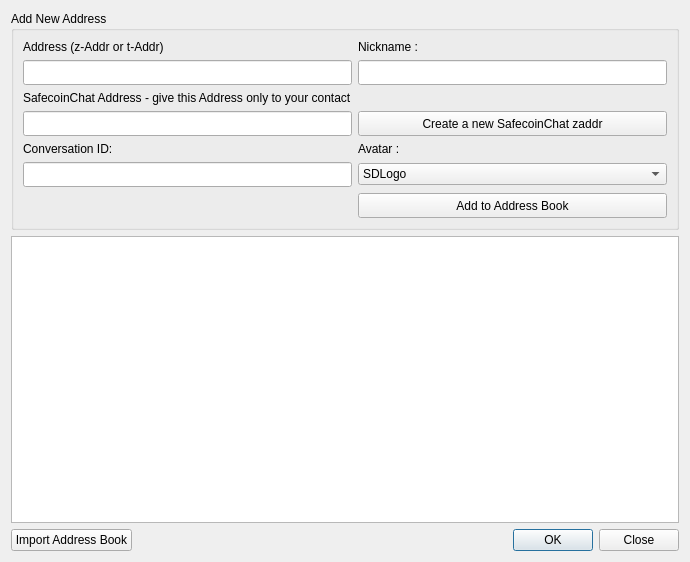
<?xml version="1.0" encoding="UTF-8"?>
<ui version="4.0">
 <class>addressBook</class>
 <widget class="QDialog" name="addressBook">
  <property name="geometry">
   <rect>
    <x>0</x>
    <y>0</y>
    <width>690</width>
    <height>562</height>
   </rect>
  </property>
  <property name="windowTitle">
   <string>Address Book</string>
  </property>
  <layout class="QGridLayout" name="gridLayout_2">
   <item row="2" column="0">
    <layout class="QHBoxLayout" name="horizontalLayout_2">
     <item>
      <widget class="QPushButton" name="btnImport">
       <property name="text">
        <string>Import Address Book</string>
       </property>
      </widget>
     </item>
     <item>
      <widget class="QDialogButtonBox" name="buttonBox">
       <property name="orientation">
        <enum>Qt::Horizontal</enum>
       </property>
       <property name="standardButtons">
        <set>QDialogButtonBox::Close|QDialogButtonBox::Ok</set>
       </property>
      </widget>
     </item>
    </layout>
   </item>
   <item row="1" column="0">
    <widget class="QTableView" name="addresses">
     <property name="selectionMode">
      <enum>QAbstractItemView::SingleSelection</enum>
     </property>
     <property name="selectionBehavior">
      <enum>QAbstractItemView::SelectRows</enum>
     </property>
     <attribute name="horizontalHeaderStretchLastSection">
      <bool>true</bool>
     </attribute>
     <attribute name="verticalHeaderVisible">
      <bool>false</bool>
     </attribute>
    </widget>
   </item>
   <item row="0" column="0">
    <widget class="QGroupBox" name="groupBox">
     <property name="title">
      <string>Add New Address</string>
     </property>
     <layout class="QGridLayout" name="gridLayout">
      <item row="0" column="0">
       <widget class="QLabel" name="label_1">
        <property name="text">
         <string>Address (z-Addr or t-Addr)</string>
        </property>
       </widget>
      </item>
      <item row="0" column="1">
       <widget class="QLabel" name="label_2">
        <property name="text">
         <string>&lt;html&gt;&lt;head/&gt;&lt;body&gt;&lt;p&gt;Nickname :&lt;/p&gt;&lt;/body&gt;&lt;/html&gt;</string>
        </property>
       </widget>
      </item>
      <item row="1" column="0">
       <widget class="QLineEdit" name="addr">
        <property name="minimumSize">
         <size>
          <width>0</width>
          <height>25</height>
         </size>
        </property>
       </widget>
      </item>
      <item row="1" column="1">
       <widget class="QLineEdit" name="label">
        <property name="minimumSize">
         <size>
          <width>0</width>
          <height>25</height>
         </size>
        </property>
        <property name="maxLength">
         <number>25</number>
        </property>
       </widget>
      </item>
      <item row="2" column="0">
       <widget class="QLabel" name="label_3">
        <property name="text">
         <string>SafecoinChat Address - give this Address only to your contact</string>
        </property>
       </widget>
      </item>
      <item row="3" column="0">
       <widget class="QLineEdit" name="addr_chat">
        <property name="minimumSize">
         <size>
          <width>0</width>
          <height>25</height>
         </size>
        </property>
       </widget>
      </item>
      <item row="4" column="0">
       <widget class="QLabel" name="label_4">
        <property name="text">
         <string>&lt;html&gt;&lt;head/&gt;&lt;body&gt;&lt;p&gt;Conversation ID:&lt;/p&gt;&lt;/body&gt;&lt;/html&gt;</string>
        </property>
       </widget>
      </item>
      <item row="5" column="0">
       <widget class="QLineEdit" name="cid">
        <property name="minimumSize">
         <size>
          <width>0</width>
          <height>25</height>
         </size>
        </property>
       </widget>
      </item>
      <item row="6" column="1">
       <widget class="QPushButton" name="addNew">
        <property name="minimumSize">
         <size>
          <width>0</width>
          <height>25</height>
         </size>
        </property>
        <property name="text">
         <string>Add to Address Book</string>
        </property>
       </widget>
      </item>
      <item row="5" column="1">
       <widget class="QComboBox" name="comboBoxAvatar">
        <item>
         <property name="text">
          <string>SDLogo</string>
         </property>
         <property name="icon">
          <iconset>
           <activeon>:/icons/res/SDLogo.png</activeon>
          </iconset>
         </property>
        </item>
        <item>
         <property name="text">
          <string>Duke</string>
         </property>
         <property name="icon">
          <iconset>
           <activeon>:/icons/res/Duke.png</activeon>
          </iconset>
         </property>
        </item>
        <item>
         <property name="text">
          <string>Denio</string>
         </property>
         <property name="icon">
          <iconset>
           <activeon>:/icons/res/Denio.png</activeon>
          </iconset>
         </property>
        </item>
        <item>
         <property name="text">
          <string>Berg</string>
         </property>
         <property name="icon">
          <iconset>
           <activeon>:/icons/res/Berg.png</activeon>
          </iconset>
         </property>
        </item>
        <item>
         <property name="text">
          <string>Sharpee</string>
         </property>
         <property name="icon">
          <iconset>
           <activeon>:/icons/res/Sharpee.png</activeon>
          </iconset>
         </property>
        </item>
        <item>
         <property name="text">
          <string>Elsa</string>
         </property>
         <property name="icon">
          <iconset>
           <normalon>:/icons/res/Elsa.png</normalon>
          </iconset>
         </property>
        </item>
        <item>
         <property name="text">
          <string>Yoda</string>
         </property>
         <property name="icon">
          <iconset>
           <activeon>:/icons/res/Yoda.png</activeon>
          </iconset>
         </property>
        </item>
        <item>
         <property name="text">
          <string>Garflied</string>
         </property>
         <property name="icon">
          <iconset>
           <activeon>:/icons/res/Garfield.png</activeon>
          </iconset>
         </property>
        </item>
        <item>
         <property name="text">
          <string>Snoopy</string>
         </property>
         <property name="icon">
          <iconset>
           <activeon>:/icons/res/Snoopy.png</activeon>
          </iconset>
         </property>
        </item>
        <item>
         <property name="text">
          <string>Popey</string>
         </property>
         <property name="icon">
          <iconset>
           <activeon>:/icons/res/Popey.png</activeon>
          </iconset>
         </property>
        </item>
        <item>
         <property name="text">
          <string>Pinguin</string>
         </property>
         <property name="icon">
          <iconset>
           <activeon>:/icons/res/Pinguin.png</activeon>
          </iconset>
         </property>
        </item>
        <item>
         <property name="text">
          <string>Mickey</string>
         </property>
         <property name="icon">
          <iconset>
           <activeon>:/icons/res/Mickey.png</activeon>
          </iconset>
         </property>
        </item>
        <item>
         <property name="text">
          <string>Stag</string>
         </property>
         <property name="icon">
          <iconset>
           <activeon>:/icons/res/Stag.png</activeon>
          </iconset>
         </property>
        </item>
       </widget>
      </item>
      <item row="4" column="1">
       <widget class="QLabel" name="label_5">
        <property name="text">
         <string>&lt;html&gt;&lt;head/&gt;&lt;body&gt;&lt;p&gt;Avatar :&lt;/p&gt;&lt;/body&gt;&lt;/html&gt;</string>
        </property>
       </widget>
      </item>
      <item row="3" column="1">
       <widget class="QPushButton" name="newZaddr">
        <property name="minimumSize">
         <size>
          <width>0</width>
          <height>25</height>
         </size>
        </property>
        <property name="text">
         <string>Create a new SafecoinChat zaddr</string>
        </property>
       </widget>
      </item>
     </layout>
    </widget>
   </item>
  </layout>
 </widget>
 <resources/>
 <connections>
  <connection>
   <sender>buttonBox</sender>
   <signal>accepted()</signal>
   <receiver>addressBook</receiver>
   <slot>accept()</slot>
   <hints>
    <hint type="sourcelabel">
     <x>248</x>
     <y>254</y>
    </hint>
    <hint type="destinationlabel">
     <x>157</x>
     <y>274</y>
    </hint>
   </hints>
  </connection>
  <connection>
   <sender>buttonBox</sender>
   <signal>rejected()</signal>
   <receiver>addressBook</receiver>
   <slot>reject()</slot>
   <hints>
    <hint type="sourcelabel">
     <x>316</x>
     <y>260</y>
    </hint>
    <hint type="destinationlabel">
     <x>286</x>
     <y>274</y>
    </hint>
   </hints>
  </connection>
 </connections>
</ui>
